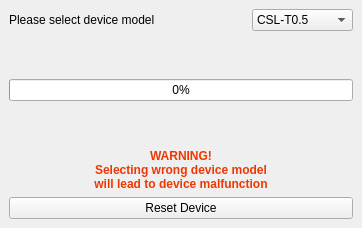
<?xml version="1.0" encoding="UTF-8"?>
<ui version="4.0">
 <class>Device_Selector</class>
 <widget class="QMainWindow" name="Device_Selector">
  <property name="geometry">
   <rect>
    <x>0</x>
    <y>0</y>
    <width>362</width>
    <height>228</height>
   </rect>
  </property>
  <property name="windowTitle">
   <string>MainWindow</string>
  </property>
  <widget class="QWidget" name="centralwidget">
   <layout class="QGridLayout" name="gridLayout">
    <item row="5" column="0" colspan="3">
     <widget class="QProgressBar" name="progressBar">
      <property name="value">
       <number>0</number>
      </property>
      <property name="alignment">
       <set>Qt::AlignCenter</set>
      </property>
      <property name="textVisible">
       <bool>true</bool>
      </property>
      <property name="textDirection">
       <enum>QProgressBar::TopToBottom</enum>
      </property>
     </widget>
    </item>
    <item row="6" column="0" colspan="3">
     <spacer name="verticalSpacer_2">
      <property name="orientation">
       <enum>Qt::Vertical</enum>
      </property>
      <property name="sizeHint" stdset="0">
       <size>
        <width>10</width>
        <height>20</height>
       </size>
      </property>
     </spacer>
    </item>
    <item row="0" column="2" alignment="Qt::AlignRight">
     <widget class="QComboBox" name="comboBox">
      <property name="sizePolicy">
       <sizepolicy hsizetype="Expanding" vsizetype="Fixed">
        <horstretch>0</horstretch>
        <verstretch>0</verstretch>
       </sizepolicy>
      </property>
      <item>
       <property name="text">
        <string>CSL-T0.5</string>
       </property>
      </item>
      <item>
       <property name="text">
        <string>CSL-H2 T0.2</string>
       </property>
      </item>
     </widget>
    </item>
    <item row="0" column="1">
     <spacer name="horizontalSpacer">
      <property name="orientation">
       <enum>Qt::Horizontal</enum>
      </property>
      <property name="sizeHint" stdset="0">
       <size>
        <width>20</width>
        <height>20</height>
       </size>
      </property>
     </spacer>
    </item>
    <item row="0" column="0" alignment="Qt::AlignLeft">
     <widget class="QLabel" name="label">
      <property name="sizePolicy">
       <sizepolicy hsizetype="Preferred" vsizetype="Preferred">
        <horstretch>0</horstretch>
        <verstretch>0</verstretch>
       </sizepolicy>
      </property>
      <property name="text">
       <string>Please select device model</string>
      </property>
     </widget>
    </item>
    <item row="3" column="0" colspan="3">
     <spacer name="verticalSpacer">
      <property name="orientation">
       <enum>Qt::Vertical</enum>
      </property>
      <property name="sizeHint" stdset="0">
       <size>
        <width>10</width>
        <height>20</height>
       </size>
      </property>
     </spacer>
    </item>
    <item row="7" column="0" colspan="3">
     <widget class="QLabel" name="bottom_label">
      <property name="sizePolicy">
       <sizepolicy hsizetype="Expanding" vsizetype="Expanding">
        <horstretch>0</horstretch>
        <verstretch>0</verstretch>
       </sizepolicy>
      </property>
      <property name="font">
       <font>
        <weight>75</weight>
        <bold>true</bold>
        <kerning>true</kerning>
       </font>
      </property>
      <property name="styleSheet">
       <string notr="true">color: rgb(240, 55, 0);</string>
      </property>
      <property name="text">
       <string>WARNING! 
Selecting wrong device model
will lead to device malfunction</string>
      </property>
      <property name="alignment">
       <set>Qt::AlignCenter</set>
      </property>
     </widget>
    </item>
    <item row="9" column="0" rowspan="3" colspan="3">
     <widget class="QPushButton" name="resetButton">
      <property name="sizePolicy">
       <sizepolicy hsizetype="Expanding" vsizetype="Fixed">
        <horstretch>0</horstretch>
        <verstretch>0</verstretch>
       </sizepolicy>
      </property>
      <property name="text">
       <string>Reset Device</string>
      </property>
     </widget>
    </item>
   </layout>
  </widget>
 </widget>
 <resources/>
 <connections/>
</ui>
